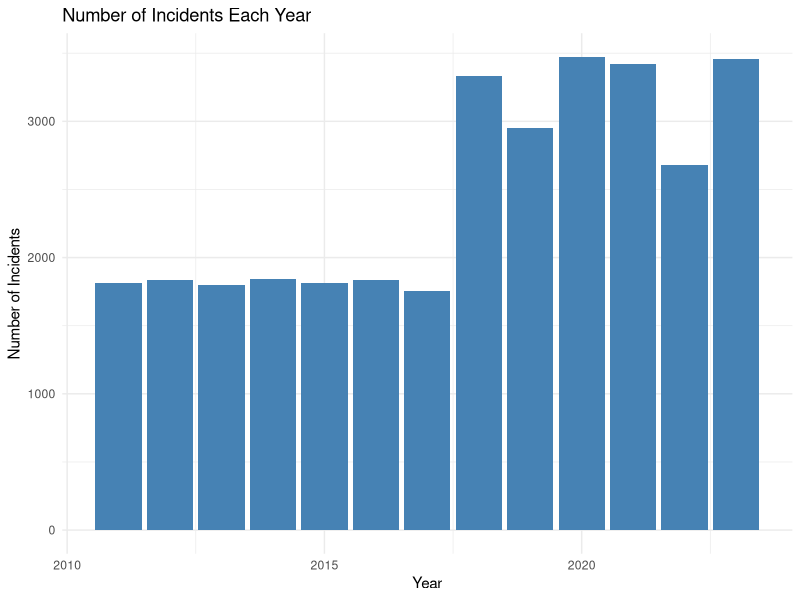
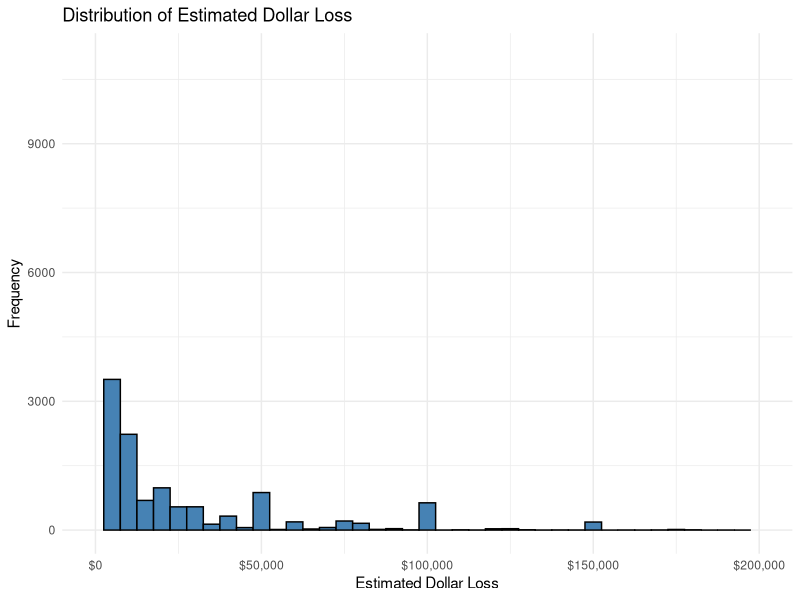
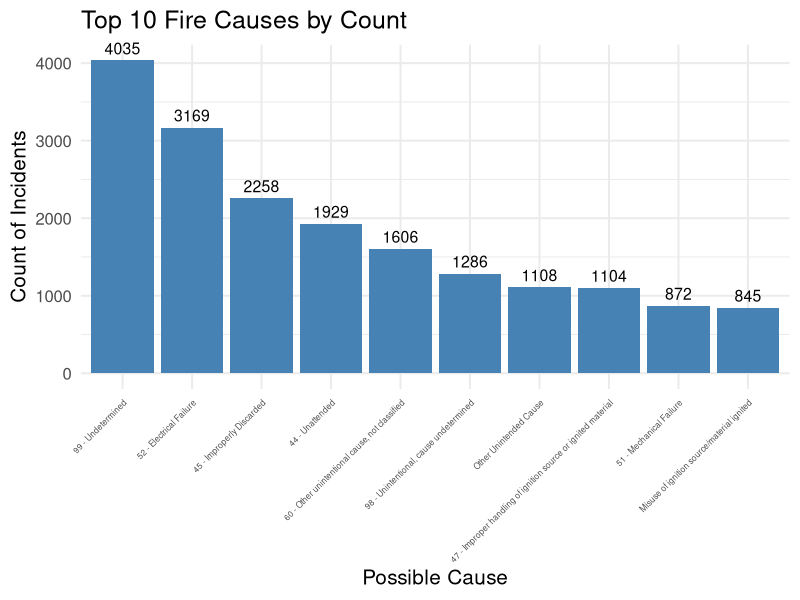

Reproduce these figures in R, in order.
## ---- chunk 1
#| include: false
#| warning: false
#| message: false

library(tidyverse)

#load data
analysis_data = read_csv(here::here("data/analysis_data/fire_incidents_data_general.csv"))
data_fig_2 = read_csv(here::here("data/analysis_data/fire_incidents_data_respondPersonnel_Dollar_loss.csv"))
analysis_data_year = read_csv(here::here("data/analysis_data/fire_incidents_data_time.csv"))
analysis_data_dollar_loss = read_csv(here::here("data/analysis_data/fire_incidents_data_dollar_loss.csv"))
analysis_data_cause = read_csv(here::here("data/analysis_data/fire_incidents_data_possible_cause.csv"))
## ---- chunk 2
#| label: fig-years
#| fig-cap: Number of incidents recorded each year
#| echo: false
#| include: true
#| warning: false


# Count the number of incidents for each year
yearly_counts <- analysis_data_year %>%
  group_by(Year) %>%
  summarise(Incident_Count = n())

# Plot the number of incidents for each year
ggplot(yearly_counts, aes(x = Year, y = Incident_Count)) +
  geom_bar(stat = "identity", fill = "steelblue") +
  theme_minimal() +
  labs(title = "Number of Incidents Each Year",
       x = "Year",
       y = "Number of Incidents") 
## ---- chunk 3
#| label: fig-dollar-loss
#| fig-cap: Distribution of Estimated Dollar Loss
#| include: true
#| echo: false
#| warning: false
#| message: false


# Create a histogram of the Estimated_Dollar_Loss variable
ggplot(analysis_data_dollar_loss, aes(x = Estimated_Dollar_Loss)) +
  geom_histogram(binwidth = 5000, fill = "steelblue", color = "black") +
  theme_minimal() +
  labs(title = "Distribution of Estimated Dollar Loss",
       x = "Estimated Dollar Loss",
       y = "Frequency") +
  scale_x_continuous(labels = scales::dollar, limits = c(0, 200000))
## ---- chunk 4
#| label: fig-causes
#| fig-cap: Count of incidents for each cause
#| include: true
#| echo: false
#| warning: false
#| message: false

# select relevant column, remove missing entries 
analysis_cause = analysis_data %>% select(Possible_Cause) %>% drop_na()

# Count occurrences of each fire cause
fire_cause_counts <- analysis_cause %>%
  group_by(Possible_Cause) %>%
  summarise(Count = n()) %>%
  arrange(desc(Count))  # Sort in descending order

top_fire_causes <- fire_cause_counts %>%
  top_n(10, Count)

# Create a graph displaying the counts as numbers
ggplot(top_fire_causes, aes(x = reorder(Possible_Cause, -Count), y = Count)) +
  geom_bar(stat = "identity", fill = "steelblue") +  # Create bars
  geom_text(aes(label = Count), vjust = -0.5, size = 4, color = "black") +  # Add count labels
  theme_minimal(base_size = 15) +  # Increase base font size for readability
  labs(title = "Top 10 Fire Causes by Count",
       x = "Possible Cause",
       y = "Count of Incidents") +
  theme(axis.text.x = element_text(angle = 45, hjust = 1, size = 6)) +  
  coord_cartesian(clip = "off")  # Allow labels to be displayed outside the plot area
